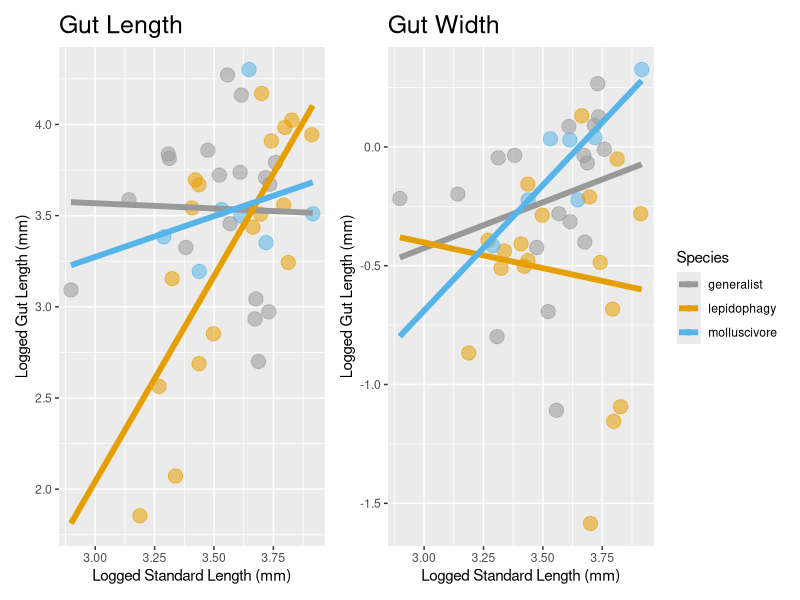
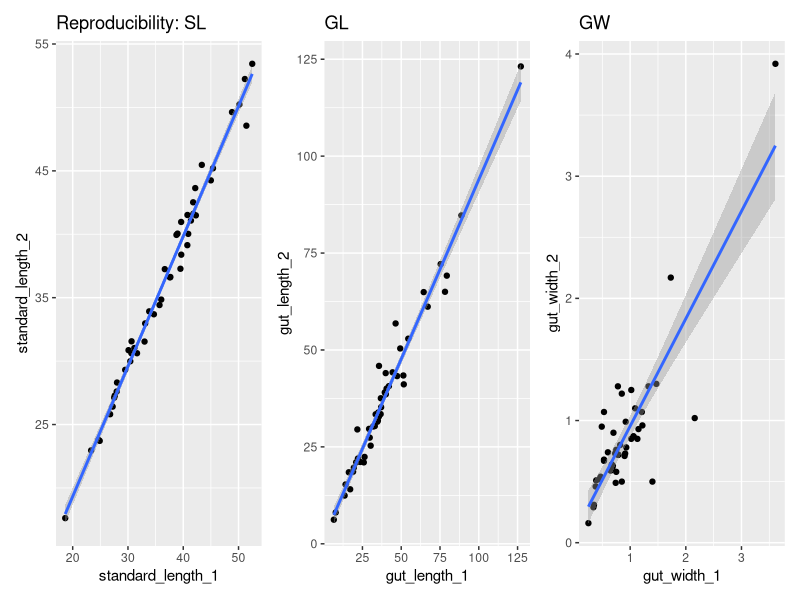
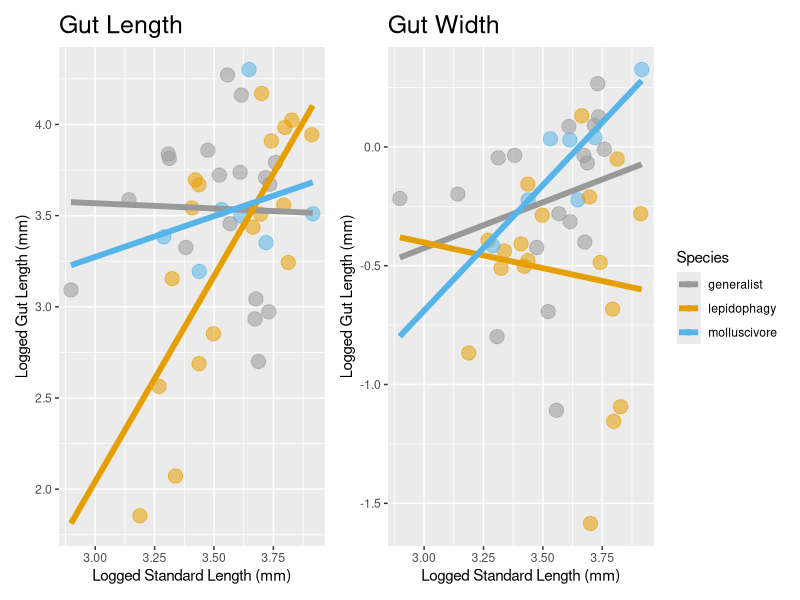

R code for these plots, in order:
## ---- chunk 1
# load in the packages
library(tidyverse)
library(ggplot2)
library(readxl)
library(broom)
library(palmerpenguins) 
library(patchwork)
#run if necessary: install.packages(c('tidyverse', 'ggplot', 'readxl', 'broom', 'palmerpenguins', 'patchwork'))
## ---- chunk 2
# clean the data
mtdt<- read_csv("ib177_meta_data.csv") %>% 
  filter(measured == "yes") %>%
  filter(generation != "none") 
## ---- chunk 3
# change measurements into log formed to standardize
log_df<- mtdt %>% mutate(num_gen = as.numeric(gsub("[^0-9]", "", generation))) %>%
  mutate(type=as.factor(type)) %>%
  mutate(num_gen=as.factor(num_gen)) %>%
  mutate(log_SL=log(standard_length)) %>%
  mutate(log_GL=log(gut_length)) %>%
  mutate(log_GW=log(gut_width))
#mutate(condition=as.factor(condition))
## ---- chunk 4
#Plotting
#Plot of Standard Length vs. Gut Length by species
SLvGL_plot <-ggplot(log_df, aes(x = log_SL, y = log_GL,color=type)) +
  geom_point(aes(colour=factor(type), size=3, alpha=0.7)) +
  geom_smooth(method = "lm", se = FALSE,fullrange=TRUE, linewidth=2) +
  labs(x = "log_SL", y = "log_GL")
legend_title <- "Species"

#SLvsGL_plot in concatenate format (standardized colors, etc.)
cSLvsGL_plot<-SLvGL_plot + scale_color_manual(legend_title,labels=c("generalist","lepidophagy","molluscivore"),
                      values=c("#999999", "#E69F00", "#56B4E9")) + 
  guides(size=FALSE,alpha=FALSE) + xlab("Logged Standard Length (mm)") + ylab("Logged Gut Length (mm)") +
  theme(legend.position= "none") + ggtitle("Gut Length") + theme(plot.title=element_text(size=18)) 
options(repr.plot.width=14, repr.plot.height=8)

#Plot of Standard Length vs. Gut Width by species
SLvsGW_plot <-ggplot(log_df, aes(x = log_SL, y = log_GW,color=type)) +
  geom_point(aes(colour=factor(type), size=3, alpha=0.7)) +
  geom_smooth(method = "lm", se = FALSE, fullrange=TRUE, linewidth=2) +
  labs(x = "log_SL", y = "log_GW")
legend_title <- 'Species'

#SLvsGL_plot in concatenate format (standardized colors, etc.)
cSLvsGW_plot<- SLvsGW_plot + scale_color_manual(legend_title,labels=c("generalist","lepidophagy","molluscivore"),
                     values=c("#999999", "#E69F00", "#56B4E9")) + 
  guides(size=FALSE,alpha=FALSE) + xlab("Logged Standard Length (mm)") + ylab("Logged Gut Length (mm)") +
  ggtitle("Gut Width") + theme(plot.title=element_text(size=18))
options(repr.plot.width=14, repr.plot.height=8)

concat_plots<-cSLvsGL_plot+cSLvsGW_plot
ggsave(filename  = 'ib177_plots.png', plot=concat_plots, width = 20, height = 10, units = 'cm', pointsize = 20)
concat_plots
## ---- chunk 5
#AIC model testing

#model_plain = no relation between measurements and species type
model_plain<-glm(log_GL~log_SL, data = log_df)
summary(model_plain)
#model_sp = species taken into account, but with the same slope
model_sp<-glm(log_GL~type+log_SL, data = log_df)
summary(model_sp)
#model_sp_interact = species taken into account with interaction
model_sp_interact<-glm(log_GL~type*log_SL, data = log_df)
summary(model_sp_interact)

AIC(model_plain, model_sp, model_sp_interact)
## ---- chunk 6
reprod<- read_csv("ib177_meta_data_reproduc.csv") 
## ---- chunk 7
linear_regres_standard_length = ggplot(reprod, aes(standard_length_1, standard_length_2)) +
    geom_point() + 
    geom_smooth(method = "lm") +
    ggtitle("Reproducibility: SL")

lm_standard_length <- lm(reprod$standard_length_1 ~ reprod$standard_length_2)
r_squared_standard_length <- summary(lm_standard_length)$r.squared
cat("R-squared for standard length:", round(r_squared_standard_length, 3), "\n")

linear_regres_gut_length = ggplot(reprod, aes(gut_length_1, gut_length_2)) +
    geom_point() + 
    geom_smooth(method = "lm") +
    ggtitle("GL")

lm_gut_length <- lm(reprod$gut_length_1 ~ reprod$gut_length_2)
r_squared_gut_length <- summary(lm_gut_length)$r.squared
cat("R-squared for gut length:", round(r_squared_gut_length, 3), "\n")

linear_regres_gut_width = ggplot(reprod, aes(gut_width_1, gut_width_2)) +
    geom_point() + 
    geom_smooth(method = "lm") +
    ggtitle("GW")

lm_gut_width <- lm(reprod$gut_width_1 ~ reprod$gut_width_2)
r_squared_gut_width <- summary(lm_gut_width)$r.squared
cat("R-squared for gut width:", round(r_squared_gut_width, 3), "\n")

reproducibility_plots <- linear_regres_standard_length + linear_regres_gut_length + linear_regres_gut_width
reproducibility_plots
